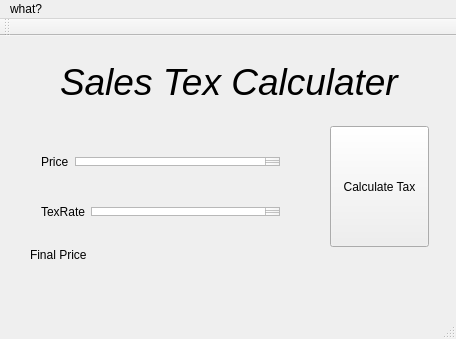
<?xml version="1.0" encoding="UTF-8"?>
<ui version="4.0">
 <class>MainWindow</class>
 <widget class="QMainWindow" name="MainWindow">
  <property name="geometry">
   <rect>
    <x>0</x>
    <y>0</y>
    <width>456</width>
    <height>339</height>
   </rect>
  </property>
  <property name="windowTitle">
   <string>MainWindow</string>
  </property>
  <widget class="QWidget" name="centralWidget">
   <widget class="QLabel" name="Title">
    <property name="geometry">
     <rect>
      <x>60</x>
      <y>10</y>
      <width>351</width>
      <height>71</height>
     </rect>
    </property>
    <property name="font">
     <font>
      <pointsize>28</pointsize>
      <italic>true</italic>
     </font>
    </property>
    <property name="text">
     <string>Sales Tex Calculater</string>
    </property>
   </widget>
   <widget class="QPushButton" name="CalcBtn">
    <property name="geometry">
     <rect>
      <x>330</x>
      <y>90</y>
      <width>99</width>
      <height>121</height>
     </rect>
    </property>
    <property name="text">
     <string>Calculate Tax</string>
    </property>
   </widget>
   <widget class="QWidget" name="horizontalLayoutWidget_2">
    <property name="geometry">
     <rect>
      <x>30</x>
      <y>160</y>
      <width>261</width>
      <height>31</height>
     </rect>
    </property>
    <layout class="QHBoxLayout" name="horizontalLayout_2">
     <item>
      <widget class="QLabel" name="TexRate">
       <property name="text">
        <string>TexRate</string>
       </property>
      </widget>
     </item>
     <item>
      <widget class="QTextEdit" name="TexRate_edit"/>
     </item>
    </layout>
   </widget>
   <widget class="QWidget" name="horizontalLayoutWidget">
    <property name="geometry">
     <rect>
      <x>30</x>
      <y>110</y>
      <width>261</width>
      <height>31</height>
     </rect>
    </property>
    <layout class="QHBoxLayout" name="horizontalLayout">
     <item>
      <widget class="QLabel" name="Price">
       <property name="text">
        <string>Price</string>
       </property>
      </widget>
     </item>
     <item>
      <widget class="QTextEdit" name="Price_edit"/>
     </item>
    </layout>
   </widget>
   <widget class="QLabel" name="FinalPrice">
    <property name="geometry">
     <rect>
      <x>30</x>
      <y>210</y>
      <width>81</width>
      <height>17</height>
     </rect>
    </property>
    <property name="text">
     <string>Final Price</string>
    </property>
   </widget>
   <widget class="QLabel" name="FinalPriceResult">
    <property name="geometry">
     <rect>
      <x>120</x>
      <y>210</y>
      <width>171</width>
      <height>17</height>
     </rect>
    </property>
    <property name="text">
     <string/>
    </property>
   </widget>
  </widget>
  <widget class="QMenuBar" name="menuBar">
   <property name="geometry">
    <rect>
     <x>0</x>
     <y>0</y>
     <width>456</width>
     <height>31</height>
    </rect>
   </property>
   <widget class="QMenu" name="menuWhat">
    <property name="title">
     <string>what?</string>
    </property>
   </widget>
   <addaction name="menuWhat"/>
  </widget>
  <widget class="QToolBar" name="mainToolBar">
   <attribute name="toolBarArea">
    <enum>TopToolBarArea</enum>
   </attribute>
   <attribute name="toolBarBreak">
    <bool>false</bool>
   </attribute>
  </widget>
  <widget class="QStatusBar" name="statusBar"/>
 </widget>
 <layoutdefault spacing="6" margin="11"/>
 <resources/>
 <connections/>
</ui>
